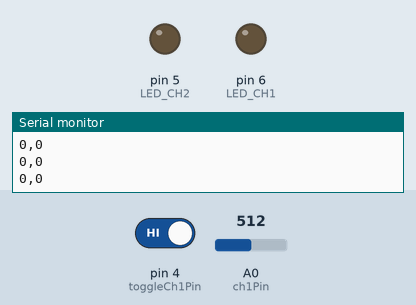
Recording of a sketch running on a simulated Arduino Uno, built with avr-gcc and run on an emulated ATmega328P. On the bench: output pins drawn as LEDs (lit = HIGH), the last lines printed to the serial monitor. Inputs (shaded band) come from the test bench; at power-on: pin 4 (toggleCh1Pin) HIGH, A0 (ch1Pin) = 512.

Above: at 1.2 s.
1.3 s: pin 4 (toggleCh1Pin) driven LOW
At 2.5 s:
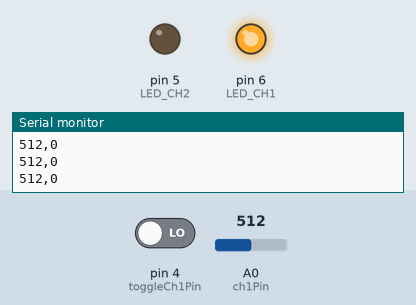
2.8 s: A0 (ch1Pin) set to 54
4.3 s: A0 (ch1Pin) set to 45
At 5.5 s:
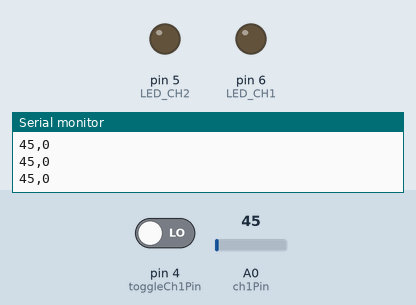
5.8 s: A0 (ch1Pin) set to 122
At 6.8 s:
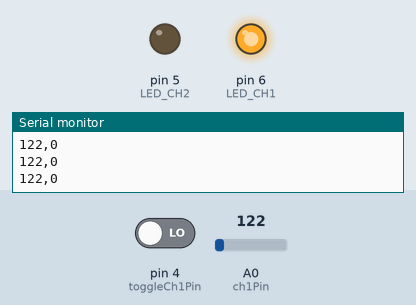
Timing chart, 0 to 8.3 s (numbered marks = the images above; inputs shaded):
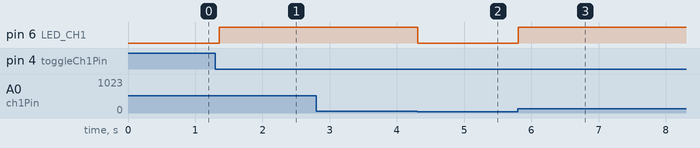

The sketch:

Project.ino
```cpp
const int ch1Pin = A0;
const int ch2Pin = A1;
const int toggleCh1Pin = 4;
const int toggleCh2Pin = 1;
const int LED_CH1 = 6;
const int LED_CH2 = 5;

bool prevCh1BtnState = HIGH;
bool prevCh2BtnState = HIGH;
bool ch1Enabled = false;
bool ch2Enabled = false;

void setup() {
  Serial.begin(115200);

  pinMode(toggleCh1Pin, INPUT_PULLUP);
  pinMode(toggleCh2Pin, INPUT_PULLUP);
  pinMode(LED_CH1, OUTPUT);
  pinMode(LED_CH2, OUTPUT);
}

void loop() {
  bool ch1BtnState = digitalRead(toggleCh1Pin);
  if (ch1BtnState == LOW && prevCh1BtnState == HIGH) {
    delay(50);
    ch1Enabled = !ch1Enabled;
  }
  prevCh1BtnState = ch1BtnState;

  bool ch2BtnState = digitalRead(toggleCh2Pin);
  if (ch2BtnState == LOW && prevCh2BtnState == HIGH) {
    delay(50);
    ch2Enabled = !ch2Enabled;
  }
  prevCh2BtnState = ch2BtnState;

  int ch1 = ch1Enabled ? analogRead(ch1Pin) : 0;
  int ch2 = ch2Enabled ? analogRead(ch2Pin) : 0;
  Serial.print(ch1);
  Serial.print(",");
  Serial.println(ch2);

  digitalWrite(LED_CH1, ch1 > 50 ? HIGH : LOW);
  digitalWrite(LED_CH2, ch2 > 50 ? HIGH : LOW);

  delay(10);
}
```

Measured:
- the behaviour switches between 51 and 50 on A0 (ch1Pin) (found by bisection; images 1 and 2)
- after the input at 1.3 s, pin 6 (LED_CH1): LOW → HIGH after 0.05 s
- after the input at 4.3 s, pin 6 (LED_CH1): HIGH → LOW at once
- after the input at 5.8 s, pin 6 (LED_CH1): LOW → HIGH at once
